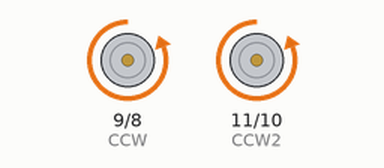
The sketch below on a simulated Arduino Uno, built with avr-gcc and run on an emulated ATmega328P. On the bench: motor-driver pin pairs drawn as motors (green arrow = first pin HIGH = forward, orange = second pin HIGH = backward, longer = more drive).

Above: at 0.5 s.
Timing chart, 0 to 4.6 s (numbered marks = the images above):
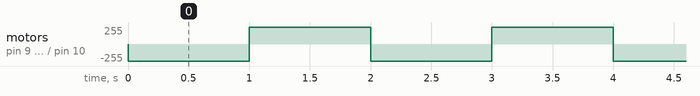

The sketch:

relay.ino
```cpp
#define CW 8 //CW is defined as pin #7//

#define CCW 9 //CCW is defined as pin #8//

#define CW2 10 //CW is defined as pin #7//

#define CCW2 11 //CCW is defined as pin #8//

void setup() { //Setup runs once//

pinMode(CW, OUTPUT); //Set CW as an output//

pinMode(CCW, OUTPUT); //Set CCW as an output//

pinMode(CW2, OUTPUT); //Set CCW as an output//

pinMode(CCW2, OUTPUT); //Set CCW as an output//

}

void loop() { //Loop runs forever//

digitalWrite(CW,HIGH); //Motor runs clockwise//
digitalWrite(CW2,HIGH); //Motor runs clockwise//


delay(1000); //for 1 second//

digitalWrite(CW, LOW); //Motor stops//
digitalWrite(CW2, LOW); //Motor stops//

digitalWrite(CCW, HIGH);//Motor runs counter-clockwise//
digitalWrite(CCW2, HIGH);//Motor runs counter-clockwise//

delay(1000); //For 1 second//

digitalWrite(CCW, LOW); //Motor stops//
digitalWrite(CCW2, LOW); //Motor stops//

}
```

Measured:
- by itself, motor on pin 9 (CCW) / pin 8 (CW), motor on pin 11 (CCW2) / pin 10 (CW2): alternates forward 255/255 for 1.0 s and backward 255/255 for 1.0 s
